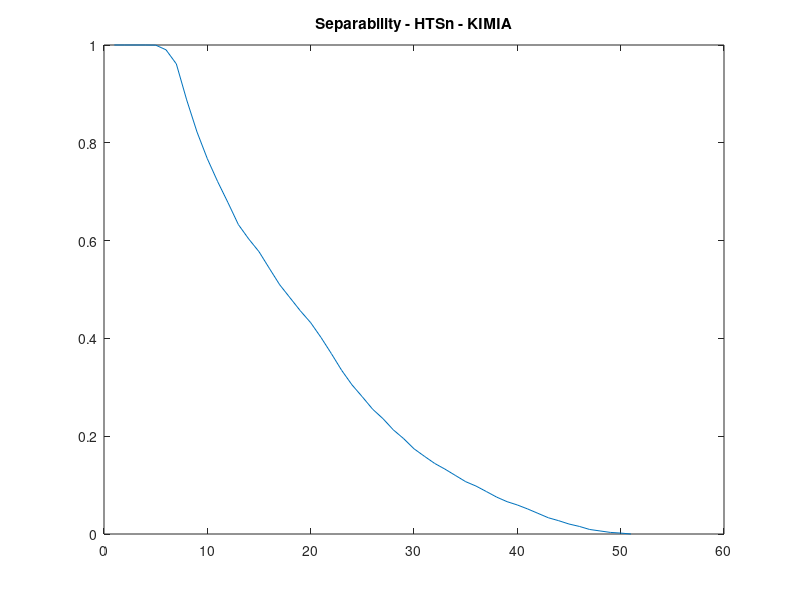

Reproduce this figure in MATLAB.
% p = (1:12);
% 
% r = (1:12);
% 
% p = [1.00000, 0.982710, 0.96142, 0.93695, 0.90834, 0.87976, 0.83807, 0.80052, 0.76200, 0.72271, 0.66885, 0.60944];
% r = [0.08333, 0.16667, 0.25000, 0.33333, 0.41667, 0.50000, 0.58333, 0.66667, 0.75000, 0.83333, 0.91667, 1.00000];
% 
% p = p(:);
% r = r(:);


% val = [1.00000, 1.00000, 1.00000, 1.00000, 1.00000, 1.00000, 0.99728, 0.97658, 0.93001, 0.87609, 0.81590, 0.76389, 0.71895, 0.68056, 0.63971, 0.60566, 0.58143, 0.56427, 0.54657, 0.52533, 0.50245, 0.46705, 0.41939, 0.37119, 0.31836, 0.27751, 0.24129, 0.20861, 0.18083, 0.16285, 0.14842, 0.12908, 0.11302, 0.10240, 0.09423, 0.08715, 0.07816, 0.06863, 0.06019, 0.05174, 0.03785, 0.02941, 0.02397, 0.01770, 0.01253, 0.00844, 0.00545, 0.00300, 0.00218, 0.00054, 0.00000]
% plot(r,p);
% plot(val);
% title('Separability - HTS - KIMIA');
% title('Precision x Recall - - HTS - KIMIA');
% ylabel('precision'); 
% xlabel('recall');

% p = (1:12);
% 
% r = (1:12);
% 
% p = [1.00000, 0.98414, 0.95909, 0.93950, 0.91095, 0.88256, 0.86127, 0.82798, 0.79161, 0.74379, 0.69094, 0.62418];
% r = [0.08333, 0.16667, 0.25000, 0.33333, 0.41667, 0.50000, 0.58333, 0.66667, 0.75000, 0.83333, 0.91667, 1.00000];
% 
% p = p(:);
% r = r(:);
% 
% plot(r,p);
% title('Precision x Recall - - HTSn - KIMIA');
% ylabel('precision'); 
% xlabel('recall');

val = [1.00000, 1.00000, 1.00000, 1.00000, 0.99973, 0.99020, 0.96133, 0.88780, 0.82217, 0.76743, 0.72059, 0.67756, 0.63290, 0.60349, 0.57734, 0.54330, 0.50980, 0.48312, 0.45643, 0.43219, 0.40196, 0.36901, 0.33470, 0.30501, 0.28050, 0.25517, 0.23584, 0.21296, 0.19499, 0.17429, 0.15904, 0.14434, 0.13263, 0.11983, 0.10703, 0.09804, 0.08687, 0.07544, 0.06618, 0.05937, 0.05120, 0.04221, 0.03322, 0.02723, 0.02042, 0.01552, 0.00926, 0.00626, 0.00327, 0.00191, 0.00000]; 
plot(val);
title('Separability - HTSn - KIMIA');